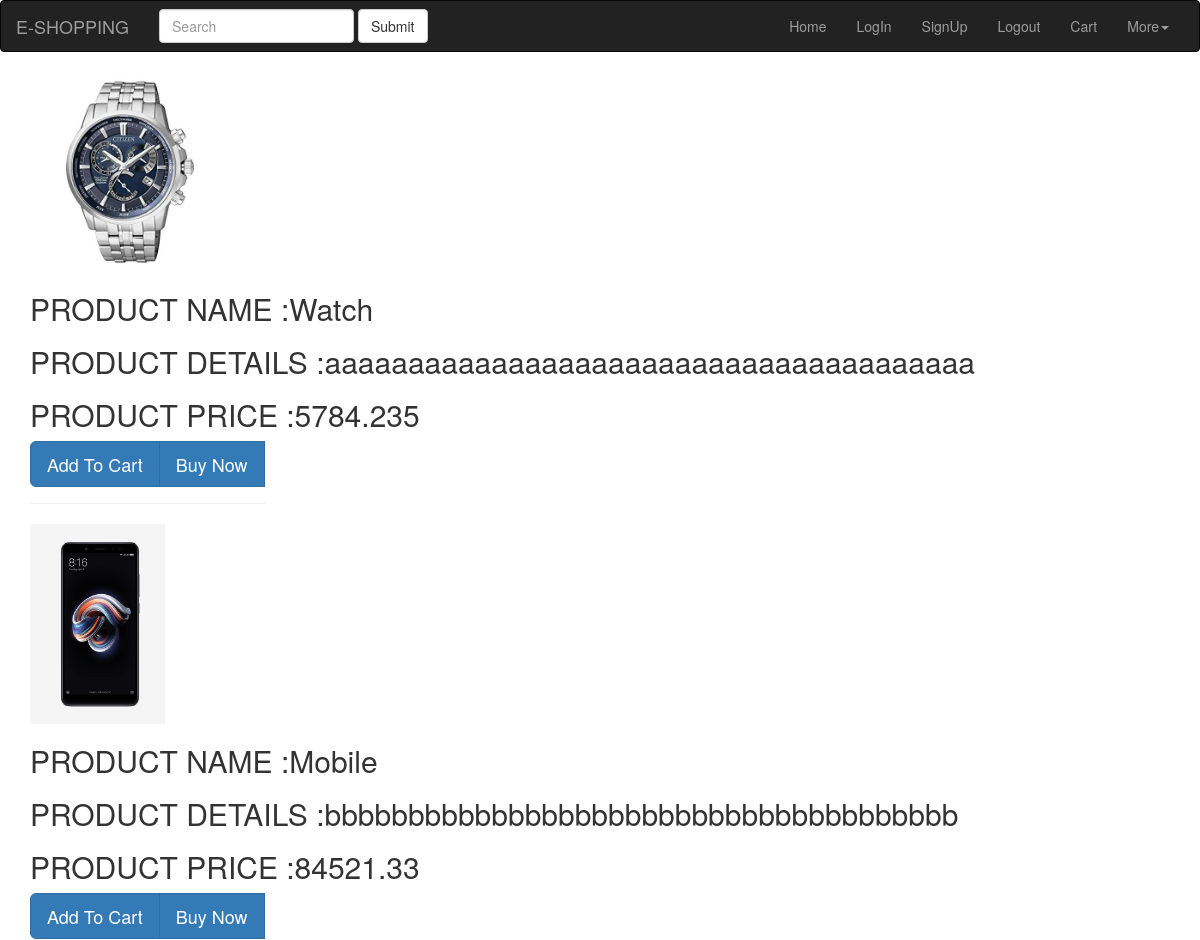
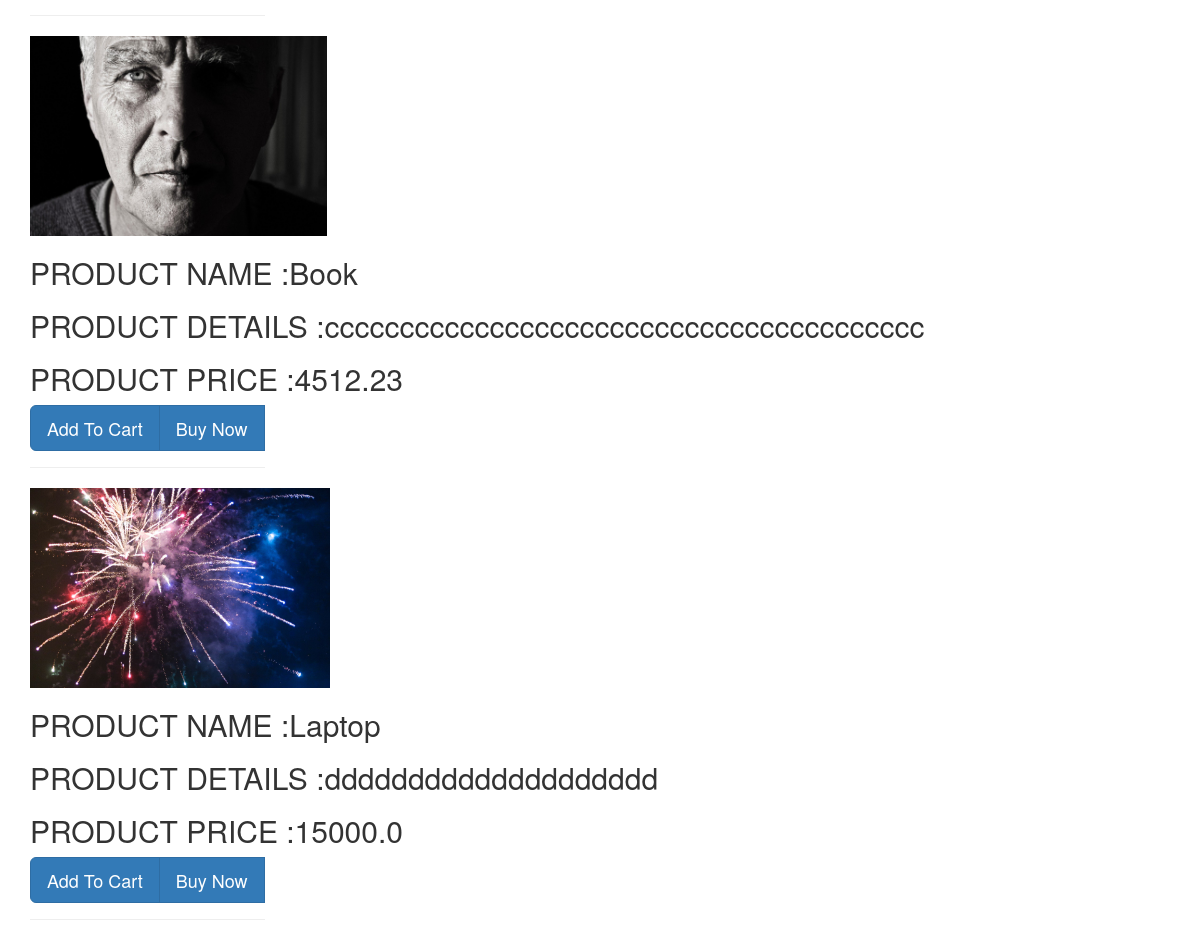
/home/, run on the app's committed database (2 pictures, top to bottom).
### testApp/models.py (models this page shows)
class Product(models.Model):
	item_name=models.CharField(max_length=250)
	item_detail=models.CharField(max_length=250)
	item_price=models.FloatField()
	item_image=models.ImageField()

### testApp/views.py (the view)
# urls.py: path('home/', views.home_view),
def home_view(request):
	product=Product.objects.all()
	return render(request,'testApp/home.html',{'product':product})

### templates/testApp/home.html
<!DOCTYPE html>
{% extends "testApp/base.html"%}
  {% block body_block %}
    {% for p in product %}
     <div class="container center">
       <img class="center" src="{{p.item_image.url}}" height="200 px" alt="image will be uploaded soon">
       <h2>PRODUCT NAME :{{p.item_name}} </h2>
       <h2>PRODUCT DETAILS :{{p.item_detail}} </h2>
       <h2>PRODUCT PRICE :{{p.item_price}} </h2>
       <div class="btn-group" role="group" aria-label="...">
         <a href="/cart/{{p.id}}"class="btn btn-default btn-primary btn-lg">Add To Cart</a>
         <a href="/order"class="btn btn-default btn-primary btn-lg">Buy Now</a><hr><hr><hr>
       </div>
     </div>
    {% endfor %}
  {% endblock %}

### data on the page
Product: item_image (picture), item_name "Watch", item_detail "aaaaaaaaaaaaaaaaaaaaaaaaaaaaaaaaaaaaaaa", item_price "5784.235"
Product: item_image (picture), item_name "Mobile", item_detail "bbbbbbbbbbbbbbbbbbbbbbbbbbbbbbbbbbbbbb", item_price "84521.33"
Product: item_image (picture), item_name "Book", item_detail "cccccccccccccccccccccccccccccccccccccccc", item_price "4512.23"
Product: item_image (picture), item_name "Laptop", item_detail "dddddddddddddddddddd", item_price "15000.0"
